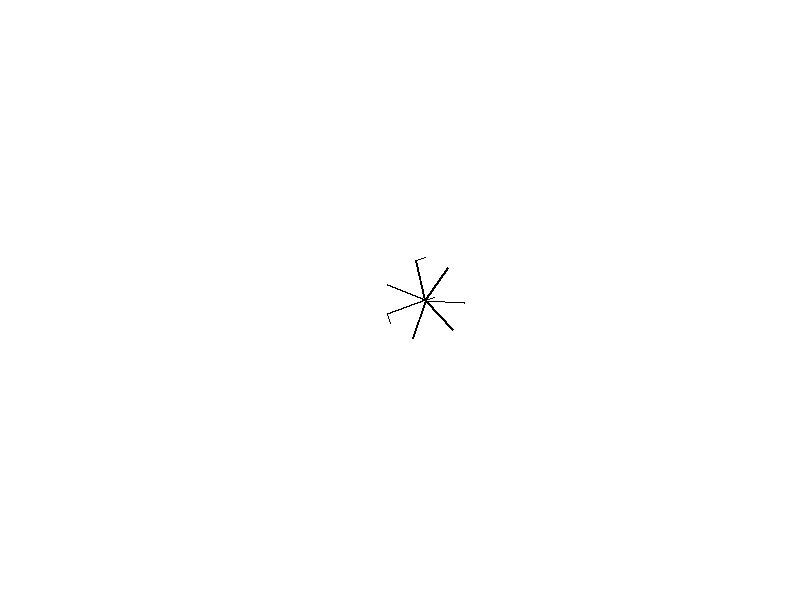
#> input picture img/crack/1.png, 800 x 600 px
$ python -i utube_pfp.py   (imports and definitions only)
#> lines starting #> are read from the running program, lines starting #| are printed output that depends on the picture; after the words box and inside, x2 and y2 are one past the last pixel; in counts of white or black regions, pixels touching at a corner belong together
from PIL import Image, ImageDraw, ImageFont
import random

size = 800
bg = (10, 10, 10)
font_path = "arial.ttf"

img = Image.new("RGB", (size, size), bg)
#> img: PIL image 800x800 RGB; every value is 10
draw = ImageDraw.Draw(img)
font = ImageFont.truetype(font_path, 260)

numbers = ["3", "15", "25"]

# Determine center position based on the largest text ("25")
bbox = draw.textbbox((0, 0), "25", font=font)
#> bbox = (0, 49, 331, 246)
tw = bbox[2] - bbox[0]
#> tw = 331
th = bbox[3] - bbox[1]
#> th = 197
x = (size - tw) // 2
#> x = 234
y = (size - th) // 2
#> y = 301

# Draw all stacked directly on top of each other at the same coordinates
# [2 lines not run here, left out]

# Strong glitch with thicker slices and RGB bleed
def glitch(im, slice_height=20, shifts=40, max_shift=35):
#> called with slice_height = 20, shifts = 40, max_shift = 35
    w, h = im.size
#> w = 800; h = 800
    base = im.copy()

    for _ in range(shifts):
        top = random.randint(0, h - slice_height)
        region = base.crop((0, top, w, top + slice_height))

        # RGB channel offsets for color bleed
        rx = random.randint(-max_shift, max_shift)
        gx = random.randint(-max_shift, max_shift)
        bx = random.randint(-max_shift, max_shift)

        r, g, b = region.split()

        r = r.transform(r.size, Image.AFFINE, (1, 0, rx, 0, 1, 0))
        g = g.transform(g.size, Image.AFFINE, (1, 0, gx, 0, 1, 0))
        b = b.transform(b.size, Image.AFFINE, (1, 0, bx, 0, 1, 0))

        region = Image.merge("RGB", (r, g, b))

        # Random horizontal shift for extra tear
        offset = random.randint(-max_shift, max_shift)
        shifted = Image.new("RGB", (w, slice_height))
        shifted.paste(region, (offset, 0))

        im.paste(shifted, (0, top))
#> this loop made 40 passes
#> pass 1, in glitch, `r = r.transform(r.size, Image.AFFINE, (1, 0, rx, 0, 1, 0))`:
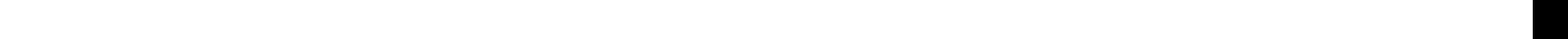
#> r: PIL image 800x20 L (shown 2 times larger); values 0 (black) and 10 (white), 97.8% white; 1 black region, box (x1, y1, x2, y2) and area: (782, 0, 800, 20) 360
#> pass 1, in glitch, `g = g.transform(g.size, Image.AFFINE, (1, 0, gx, 0, 1, 0))`:
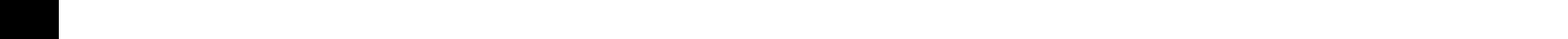
#> g: PIL image 800x20 L (shown 2 times larger); values 0 (black) and 10 (white), 96.2% white; 1 black region, box (x1, y1, x2, y2) and area: (0, 0, 30, 20) 600

    return im

img = glitch(img)
# [3 lines not run here, left out]

>>> from PIL import Image
>>> picture = Image.open('../img/crack/1.png')
#> picture is the input picture: PIL image 800x600 RGBA; mean R, G, B, A 254.7, 254.7, 254.7, 0.3
>>> result = glitch(picture)
#> in glitch (call 2), `w, h = im.size`: h = 600
#> the loop in glitch, `for _ in range(shifts):` made 1 pass
#> top on pass 1: 294
#> pass 1, in glitch (call 2), `region = base.crop((0, top, w, top + slice_height))`:
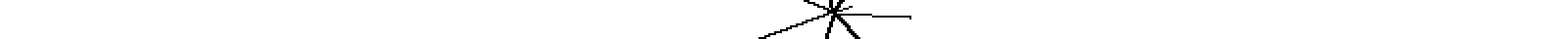
#> region: PIL image 800x20 RGBA (shown 2 times larger); mean R, G, B, A 251.7, 251.7, 251.7, 3.3; transparent parts drawn white
#> (the run stopped early here; a loop or call above may not have finished)

$ run again, on img/crack/4.png
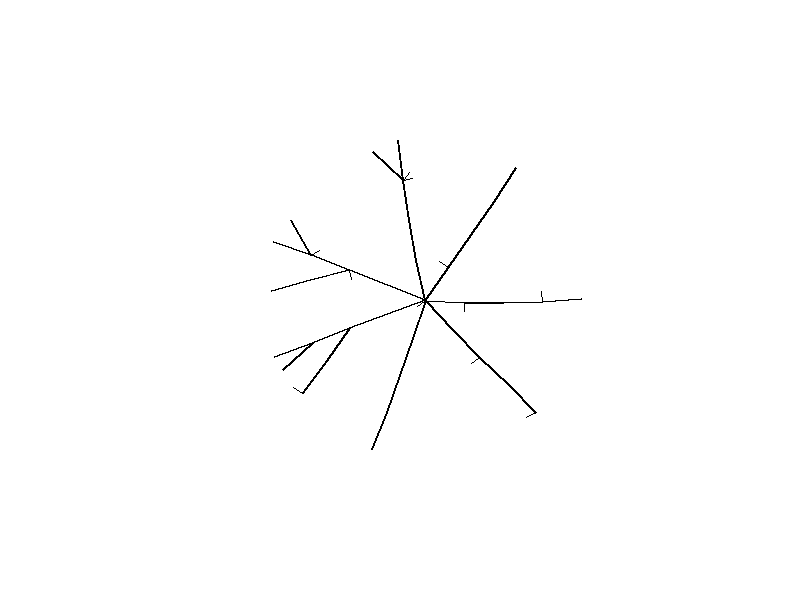
#> input picture img/crack/4.png, 800 x 600 px
#> img: PIL image 800x800 RGB; every value is 10
#> bbox = (0, 49, 331, 246)
#> tw = 331
#> th = 197
#> x = 234
#> y = 301
#> picture is the input picture: PIL image 800x600 RGBA; mean R, G, B, A 253.7, 253.7, 253.7, 1.3
#> h = 600
#> the loop in glitch, `for _ in range(shifts):` made 1 pass
#> top on pass 1: 294
#> pass 1, in glitch (call 2), `region = base.crop((0, top, w, top + slice_height))`:
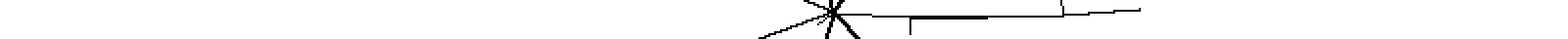
#> region: PIL image 800x20 RGBA (shown 2 times larger); mean R, G, B, A 248.9, 248.9, 248.9, 6.1; transparent parts drawn white
